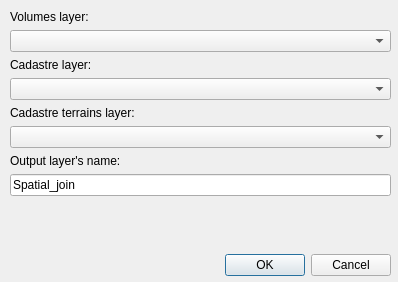
<?xml version="1.0" encoding="UTF-8"?>
<ui version="4.0">
 <class>Dialog</class>
 <widget class="QDialog" name="Dialog">
  <property name="geometry">
   <rect>
    <x>0</x>
    <y>0</y>
    <width>398</width>
    <height>282</height>
   </rect>
  </property>
  <property name="sizePolicy">
   <sizepolicy hsizetype="Preferred" vsizetype="Preferred">
    <horstretch>0</horstretch>
    <verstretch>0</verstretch>
   </sizepolicy>
  </property>
  <property name="windowTitle">
   <string>Spatial join volumes cadastre</string>
  </property>
  <property name="sizeGripEnabled">
   <bool>false</bool>
  </property>
  <widget class="QWidget" name="verticalLayoutWidget">
   <property name="geometry">
    <rect>
     <x>10</x>
     <y>10</y>
     <width>381</width>
     <height>266</height>
    </rect>
   </property>
   <layout class="QVBoxLayout" name="verticalLayout">
    <item>
     <widget class="QLabel" name="label_2">
      <property name="text">
       <string>Volumes layer:</string>
      </property>
     </widget>
    </item>
    <item>
     <widget class="QComboBox" name="volumesCombo">
      <property name="sizePolicy">
       <sizepolicy hsizetype="Expanding" vsizetype="Fixed">
        <horstretch>0</horstretch>
        <verstretch>0</verstretch>
       </sizepolicy>
      </property>
     </widget>
    </item>
    <item>
     <widget class="QLabel" name="label_5">
      <property name="text">
       <string>Cadastre layer:</string>
      </property>
     </widget>
    </item>
    <item>
     <widget class="QComboBox" name="cadastreCombo">
      <property name="sizePolicy">
       <sizepolicy hsizetype="Expanding" vsizetype="Fixed">
        <horstretch>0</horstretch>
        <verstretch>0</verstretch>
       </sizepolicy>
      </property>
     </widget>
    </item>
    <item>
     <widget class="QLabel" name="label_6">
      <property name="text">
       <string>Cadastre terrains layer:</string>
      </property>
     </widget>
    </item>
    <item>
     <widget class="QComboBox" name="cadastreTerrainCombo">
      <property name="sizePolicy">
       <sizepolicy hsizetype="Expanding" vsizetype="Fixed">
        <horstretch>0</horstretch>
        <verstretch>0</verstretch>
       </sizepolicy>
      </property>
     </widget>
    </item>
    <item>
     <widget class="QLabel" name="label_3">
      <property name="text">
       <string>Output layer's name:</string>
      </property>
     </widget>
    </item>
    <item>
     <widget class="QLineEdit" name="layerName">
      <property name="text">
       <string>Spatial_join</string>
      </property>
     </widget>
    </item>
    <item>
     <spacer name="verticalSpacer">
      <property name="orientation">
       <enum>Qt::Vertical</enum>
      </property>
      <property name="sizeHint" stdset="0">
       <size>
        <width>20</width>
        <height>40</height>
       </size>
      </property>
     </spacer>
    </item>
    <item>
     <widget class="QDialogButtonBox" name="buttonBox">
      <property name="orientation">
       <enum>Qt::Horizontal</enum>
      </property>
      <property name="standardButtons">
       <set>QDialogButtonBox::Cancel|QDialogButtonBox::Ok</set>
      </property>
     </widget>
    </item>
   </layout>
  </widget>
 </widget>
 <resources/>
 <connections>
  <connection>
   <sender>buttonBox</sender>
   <signal>accepted()</signal>
   <receiver>Dialog</receiver>
   <slot>accept()</slot>
   <hints>
    <hint type="sourcelabel">
     <x>248</x>
     <y>254</y>
    </hint>
    <hint type="destinationlabel">
     <x>157</x>
     <y>274</y>
    </hint>
   </hints>
  </connection>
  <connection>
   <sender>buttonBox</sender>
   <signal>rejected()</signal>
   <receiver>Dialog</receiver>
   <slot>reject()</slot>
   <hints>
    <hint type="sourcelabel">
     <x>316</x>
     <y>260</y>
    </hint>
    <hint type="destinationlabel">
     <x>286</x>
     <y>274</y>
    </hint>
   </hints>
  </connection>
 </connections>
</ui>
